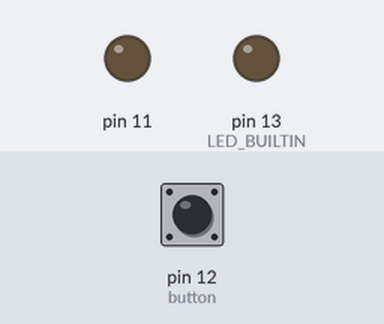
Recording of a sketch running on a simulated Arduino Uno, built with avr-gcc and run on an emulated ATmega328P. Parts: output pins drawn as LEDs (lit = HIGH). Inputs (shaded band) come from the test bench; at power-on: pin 12 (button) HIGH.

Above: at 1.2 s.
1.3 s: pin 12 (button) pulled LOW for 0.15 s
At 1.6 s:
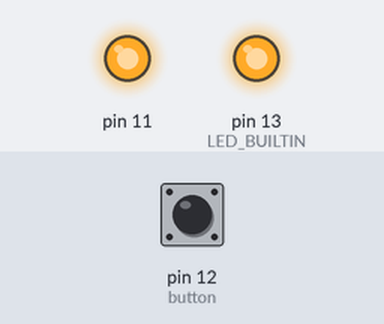
2.9 s: pin 12 (button) pulled LOW for 1 s
At 4.0 s:
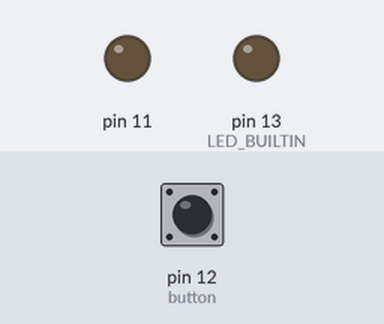
5.4 s: pin 12 (button) pulled LOW for 3.2 s
At 5.9 s:
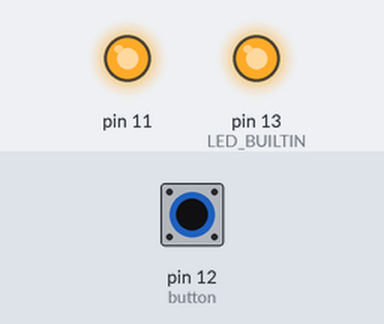
Timing chart, 0 to 8.4 s (numbered marks = the images above; inputs shaded):
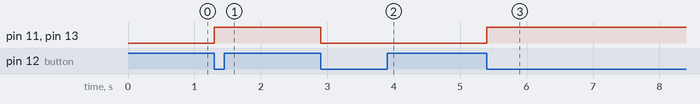

The sketch:

ButtonTest.ino
```cpp
#import "BTN.h"
#import "LED.h"

bool myBool = false;

Button button(12, &myBool); // add switch var
LED led(LED_BUILTIN);
LED btnLight(11);

void setup() {
  // put your setup code here, to run once:
}

void loop() {
  // put your main code here, to run repeatedly:
  led.set(myBool);
  btnLight.set(myBool);

  // update buttons (buttons have to be updated)
  button.update();
}
```

BTN.cpp
```cpp
#import "BTN.h"
#import <Arduino.h>

Button::Button(int pin, bool* control = nullptr){
  this->pin = pin;
  this->control = control;
  lastState = LOW;
  pinMode(pin, INPUT_PULLUP);
}

void Button::update(){
  if (millis() - timeSinceStateChange > debounceDuration){
    byte state = getState();
    if (state != lastState){
      lastState = state;
      timeSinceStateChange = millis();

      // only open the pointer if not null
      if (control){
        if (isPressed()){
          Serial.println("Variable flipped on button press");
          *control = !(*control); // unwrap and flip the boolean
        }
        else{
          Serial.println("Nothing done on button release");
        }
      }
      else{
        if (isPressed()) Serial.println("Button pressed");
        else Serial.println("Button released");
      }
    }
  }
}

bool Button::getState(){
   // idk why this has to be flipped
   // probably something to do with pullups and pulldowns
   // either way
  return !digitalRead(pin);
}

bool Button::isPressed(){
  return getState() == Button::PRESSED;
}
```

BTN.h
```cpp
#ifndef BTN_h
#define BTN_h

class Button{
  private:
  int lastState;
  bool* control;

  // for debouncing
  unsigned long debounceDuration = 50; // in milliseconds
  unsigned long timeSinceStateChange = 0; // in milliseconds

  public:
  const static int PRESSED = 1;
  const static int NOT_PRESSED = 0;

  int pin;
  Button(int pin);
  Button(int pin, bool* control);
  bool getState();
  bool isPressed();

  void update();
  void update(bool &x);
};

#endif
```

LED.cpp
```cpp
#import "LED.h"
#import <Arduino.h>

LED::LED(int pin){
  this->pin = pin;
  state = LED::OFF;
  pinMode(pin, OUTPUT);
}

void LED::turnOn(){
  digitalWrite(pin, LED::ON);
  state = LED::ON;
}

void LED::turnOff(){
  digitalWrite(pin, LED::OFF);
  state = LED::OFF;
}

void LED::toggle(){
  state == LED::ON ? turnOff() : turnOn();
}

int LED::set(bool input){
  if (input == LED::ON) turnOn();
  else if (input == LED::OFF) turnOff();
  else
    // input invalid
    return -1;
  return 0;
}
```

LED.h
```cpp
#ifndef LED_h
#define LED_h

#include <Arduino.h>

class LED{
  private:
  int pin;

  public:
  int state;
  const static int ON = HIGH;
  const static int OFF = LOW;

  LED(int pin);
  void turnOn();
  void turnOff();
  void toggle();
  int set(bool input);
};

#endif
```

Measured:
- after the input at 1.3 s, pin 11, pin 13 (LED_BUILTIN): LOW → HIGH at once
- after the input at 2.9 s, pin 11, pin 13 (LED_BUILTIN): HIGH → LOW at once
- after the input at 5.4 s, pin 11, pin 13 (LED_BUILTIN): LOW → HIGH at once
